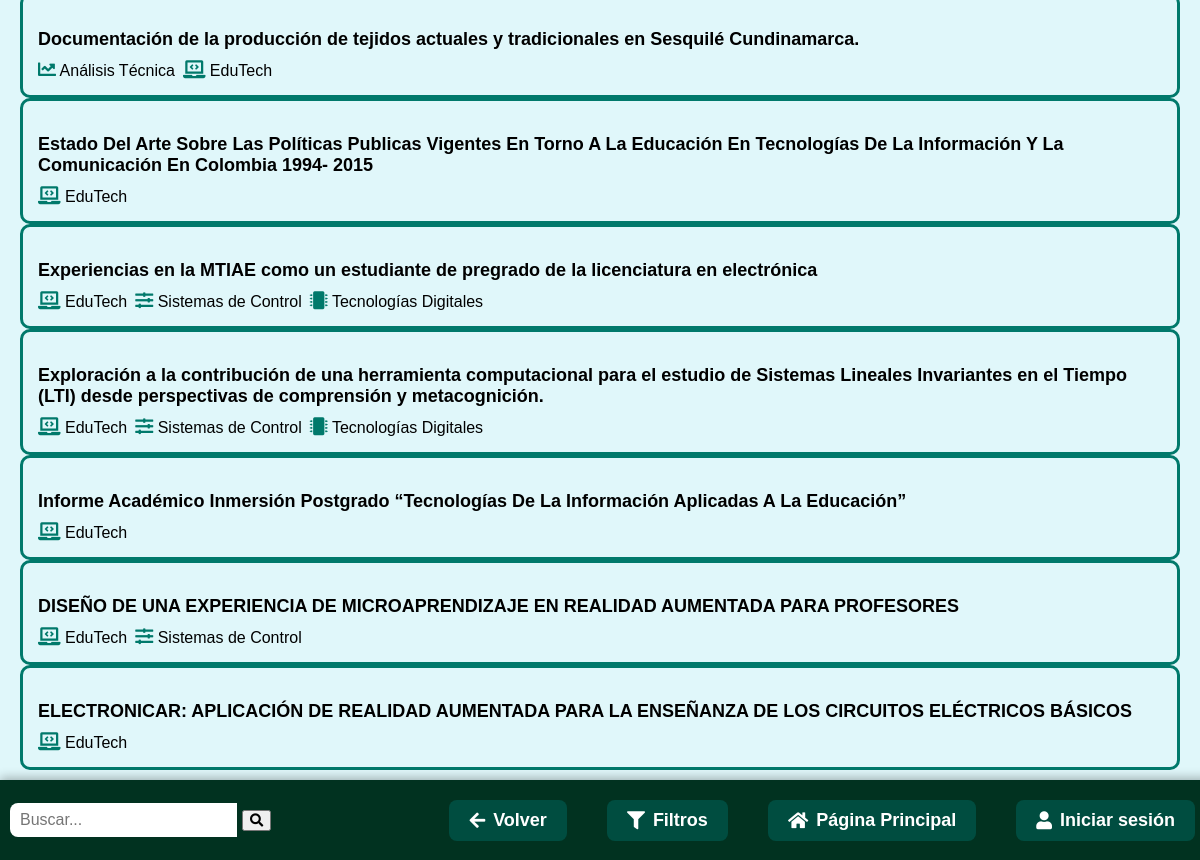
Page /documentosE/ (lower part) on the earlier database version.
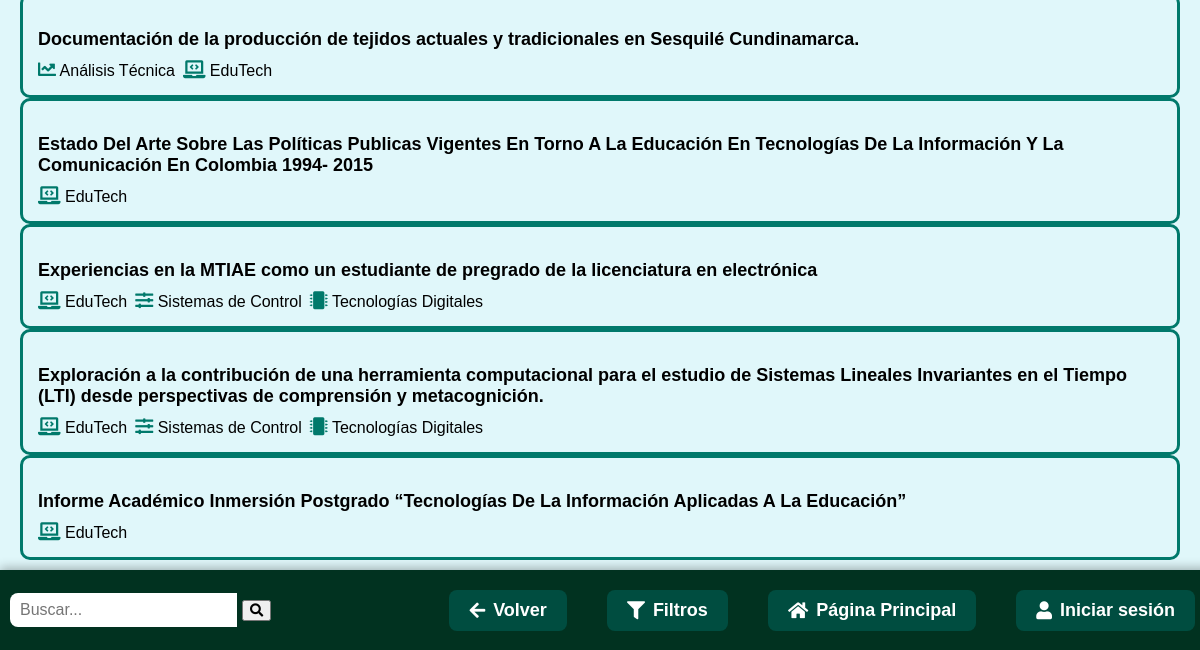
Same page on the later database version.
### repositorio/models.py (models this page shows, shortened)
class Documento(models.Model):
    CATEGORIAS = [
        ('electronica', 'Electrónica'),
        ('diseno', 'Diseño Tecnológico'),
        ('tecnologia', 'Tecnología'),
    ]
    titulo = models.CharField(max_length=255, blank=True, null=True)
    autor = models.CharField(max_length=255, blank=True, null=True)
    director = models.CharField(max_length=255, blank=True, null=True)
    palabras_clave = models.CharField(max_length=255, blank=True, null=True)
    unidad_patrocinante = models.CharField(max_length=255, blank=True, null=True)
    publicacion = models.CharField(max_length=255, blank=True, null=True)
    descripcion = models.TextField(blank=True, null=True)
    metodologia = models.TextField(blank=True, null=True)
    contenidos = models.TextField(blank=True, null=True)
    conclusiones = models.TextField(blank=True, null=True)
    fuentes = models.TextField(blank=True, null=True)
    enlace = models.URLField(blank=True, null=True)
    archivo = models.FileField(upload_to='documentos/', max_length=255, blank=True, null=True)
    año = models.CharField(max_length=4, blank=True, null=True)
    categoria = models.CharField(max_length=50, choices=CATEGORIAS, default='electronica')
    lineas_investigacion = models.ManyToManyField(LineaInvestigacion, blank=True)

class LineaInvestigacion(models.Model):
    nombre = models.CharField(max_length=100)

### repositorio/views.py (the view)
# urls.py: path('documentosE/', DocumentoEView.as_view(), name='lic_electronica'),
class DocumentoEView(ListView):
    model = Documento
    template_name = 'lic_electronica.html'
    context_object_name = 'object_list'
    def get_queryset(self):
        return Documento.objects.filter(categoria__iexact='electronica')

### repositorio/templates/lic_electronica.html (shortened to what this page needs)
{% extends 'base.html' %}
{% load static %}
{% block content %}
<div class="row mt-4">
    {% if object_list %}
        {% for documento in object_list %}
        <div class="col-md-4">
            <div class="document-card" onclick="window.location='{% url 'documento_detalle' documento.pk %}'">
                <div class="card-body">
                    <h3 class="document-title">{{ documento.titulo|default:"(Sin título)" }}</h3>
                    <div class="research-lines">
                      {% for linea in documento.lineas_investigacion.all %}
                        <div class="linea-item">
                          {% if linea.nombre == "Análisis Técnica" %}
                              <i class="fas fa-chart-line" title="{{ linea.nombre }}"></i>
                          {% elif linea.nombre == "EduTech" %}
                              <i class="fas fa-laptop-code" title="{{ linea.nombre }}"></i>
                          {% elif linea.nombre == "Experiencias ETIAE/MTIAE" %}
                              <i class="fas fa-users" title="{{ linea.nombre }}"></i>
                          {% elif linea.nombre == "Productos – Prototipos – Tecnológicos" %}
                              <i class="fas fa-cogs" title="{{ linea.nombre }}"></i>
                          {% elif linea.nombre == "Sistemas de Control" %}
                              <i class="fas fa-sliders-h" title="{{ linea.nombre }}"></i>
                          {% elif linea.nombre == "Tecnologías Digitales" %}
                              <i class="fas fa-microchip" title="{{ linea.nombre }}"></i>
                          {% else %}
                              <i class="fas fa-tag" title="{{ linea.nombre }}"></i>
                          {% endif %}
                          <span class="linea-nombre">{{ linea.nombre }}</span>
                        </div>
                      {% endfor %}
                    </div>
                </div>
            </div>
        </div>
        {% endfor %}
    {% else %}
        <p class="text-center w-100">No hay documentos disponibles.</p>
    {% endif %}
</div>
{% endblock %}

### repositorio/templates/base.html (shortened to what this page needs)
<!DOCTYPE html>
<html>
<head>
  <link rel="stylesheet" href="https://cdnjs.cloudflare.com/ajax/libs/font-awesome/5.15.4/css/all.min.css">
</head>
<body>
  <div id="content">
    {% block content %}{% endblock %}
  </div>
    <div class="bottom-bar" style="display: flex; justify-content: space-between; align-items: center; padding: 5px 10px; flex-wrap: wrap;">
      <div class="search-container" style="position: relative; display: flex; align-items: center; gap: 5px;">
        <input type="text" id="searchInput" class="search-input" placeholder="Buscar..." autocomplete="off" />
        <button onclick="realizarBusqueda()" type="button"><i class="fas fa-search"></i></button>
      </div>
      <div class="nav-links" style="display: flex; align-items: center; gap: 10px; flex-wrap: wrap;">
        <a href="javascript:history.back()" style="display: flex; align-items: center; justify-content: center; font-size: 18px; font-weight: bold; color: #fff; text-decoration: none; padding: 10px 20px; border-radius: 8px; background-color: #004d40; transition: transform 0.2s, background-color 0.2s;">
          <i class="fas fa-arrow-left" style="margin-right: 8px;"></i> Volver
        </a>
        <a href="javascript:void(0);" onclick="toggleFiltros()"><i class="fas fa-filter"></i> Filtros</a>
        <a href="{% url 'principal' %}"><i class="fas fa-home"></i> Página Principal</a>
        {% if user.is_authenticated %}
          {% if user.is_staff %}
            <a href="{% url 'admin:index' %}"><i class="fas fa-cogs"></i> Admin</a>
          {% endif %}
          <form action="{% url 'logout' %}" method="post" style="display:inline;">
              {% csrf_token %}
              <button type="submit" style="background:none; border:none; color:white; cursor:pointer; font-size: 18px;">
                <i class="fas fa-sign-out-alt"></i> Cerrar sesión
              </button>
            </form>
        {% else %}
          <a href="{% url 'login' %}"><i class="fas fa-user"></i> Iniciar sesión</a>
        {% endif %}
      </div>
    </div>
</body>
</html>

### repositorio/templates/base.html (style rules this page uses)
body { margin: 0; font-family: Arial, sans-serif; background-color: #e0f7fa; padding-bottom: 70px; }
.bottom-bar { position: fixed; bottom: 0; left: 0; width: 100%; background-color: #013220; display: flex; justify-content: center; align-items: center; height: 70px; box-shadow: 0 -2px 10px rgba(0, 0, 0, 0.3); z-index: 100; }
.bottom-bar a { display: flex; align-items: center; justify-content: center; margin: 0 15px; font-size: 18px; font-weight: bold; color: #fff; text-decoration: none; padding: 10px 20px; border-radius: 8px; background-color: #004d40; transition: transform 0.2s, background-color 0.2s; }
.bottom-bar a i { margin-right: 8px; }
.search-input { padding: 8px 10px; border: none; border-radius: 8px 0 0 8px; outline: none; font-size: 16px; }
#content { padding: 20px; }

### repositorio/templates/lic_electronica.html (style rules this page uses)
body { background-color: #e0f7fa; font-family: Arial, sans-serif; }
.document-card { border: 3px solid #00796b; border-radius: 10px; transition: box-shadow 0.3s ease-in-out; cursor: pointer; position: relative; overflow: hidden; padding: 15px; }
.document-title { font-size: 18px; font-weight: bold; margin-bottom: 10px; }
.research-lines { display: flex; flex-wrap: wrap; gap: 8px; margin-top: 5px; }
.research-lines i { font-size: 18px; color: #00796b; cursor: pointer; transition: transform 0.2s ease-in-out; }

Differences in the rows shown:
removed Documento: titulo "DISEÑO DE UNA EXPERIENCIA DE MICROAPRENDIZAJE EN REALIDAD AUMENTADA PARA PROFESORES", LineaInvestigacion (nombre "EduTech"), LineaInvestigacion (nombre "Sistemas de Control")
removed Documento: titulo "ELECTRONICAR: APLICACIÓN DE REALIDAD AUMENTADA PARA LA ENSEÑANZA DE LOS CIRCUITOS ELÉCTRICOS BÁSICOS", LineaInvestigacion (nombre "EduTech")
